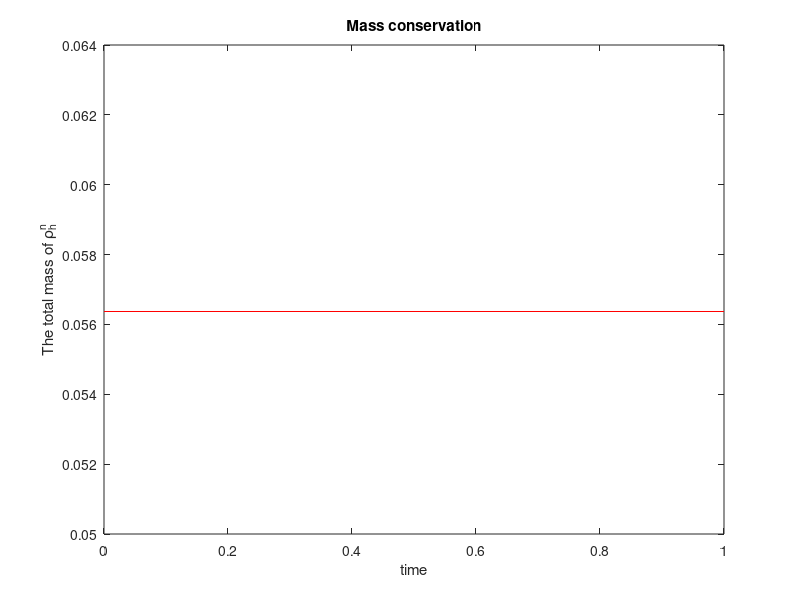

Write MATLAB code to recreate this figure.
function r = figure_mass_conservation

t_start=0;
t_end=1;
time_interval = 0.05;  
N = (t_end - t_start)/time_interval + 1;
A = ones(N,1);

figure;
time = 0:time_interval:t_end;
M = 5.637030e-02 * A;
plot(time', M, 'r');
xlabel('time');
ylabel('The total mass of \rho^n_h');
title('Mass conservation');
savefig('Mass_conservation_32.fig')
close;    